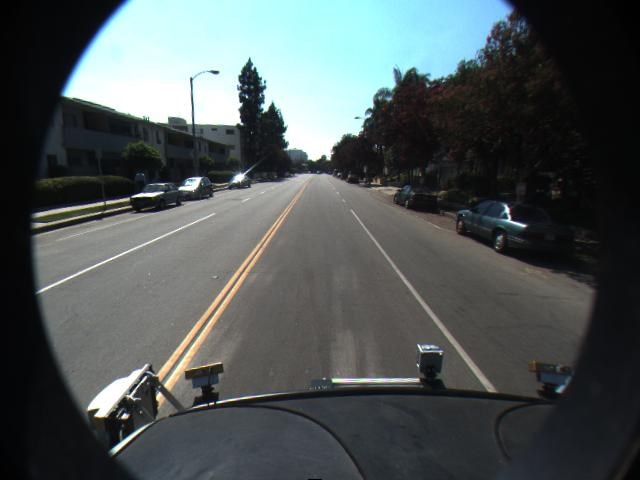
%> input picture ip_cores/BirdsEyeView/test.jpg, 640 x 480 px
$ octave BirdEyeSWModel.m   (GNU Octave 9; MATLAB toolbox functions it lacks are replaced by stand-ins)
%> lines starting %> are read from the running program, lines starting %| are printed output that depends on the picture
### ip_cores/BirdsEyeView/projective_warp.m
function [img_out,Err_r,Err_c] = projective_warp(img_in, h, s_out, offset,build_lut,approx)
s = size(img_in);
h_inv = inv(h)';
h_inv = h_inv/h_inv(9)
%This inverse matrix coefficients can be easily implemented via LUT.
%Upon further insvestigation of LUT, it seems r2 only depends on r and not
%c. This is due to the trapezoidal nature of bird-eye view transform.
%Furthermore, the homogenous scaling (bottom row) only very weakly depends
%on r and can be ignored. Thus, theoretically
%r2 = 0.0272*r + 196.0680; (approx.)
%c2 = 217.9 -0.3167*r 0.31678c (approx.)
%But does not work!!!!
%Further, accuracy could be acheived by quadratic or cubic regression!


img_out = zeros([s_out,3]);


if(build_lut==1)
    %Build LUT
    lut_rc = zeros(s_out(1),s_out(2),2);
    for r=1:s_out(1)-1,
        for c=1:s_out(2)-1,
            i = h_inv*[c+offset(2);r+offset(1);1];
            i = i/i(3);
            r2 = i(2);
            c2 = i(1);
            if((r2>1)&(r2<s(1))&(c2>1)&(c2<s(2)))
% [5 lines of commented-out code are left out]
                lut_rc(r,c,1) = c2;
                lut_rc(r,c,2) = r2;
            end
        end
    end
    save('lut_rc.mat','lut_rc');
else
    load('lut_rc.mat');
end
% load('sf');

%LUT-based Xformation
Err_r = zeros(1,(s_out(1)-1)*(s_out(2)-1));
Err_c = zeros(1,(s_out(1)-1)*(s_out(2)-1));
k = 1;
for r=1:s_out(1)-1,
    for c=1:s_out(2)-1,
        if(approx==0)
            c2 = lut_rc(r,c,1);
            r2 = lut_rc(r,c,2);
        else
            [r2,c2] = lut_approx(r,c);
            Err_r(k) = r2 - lut_rc(r,c,2);
            Err_c(k) = c2 - lut_rc(r,c,1);
            k = k + 1;
        end
%         if((r2>0)&(c2>0))
        if((r2>1)&(r2<s(1))&(c2>1)&(c2<s(2)))
            fr2 = floor(r2);
            fc2 = floor(c2);
            dr = r2 - fr2;
            dc = c2 - fc2;
            img_out(r,c,:) = img_in(fr2,fc2,:)*(1-dr)*(1-dc) + img_in(fr2+1,fc2,:)*(dr)*(1-dc) + img_in(fr2,fc2+1,:)*(1-dr)*(dc) + img_in(fr2+1,fc2+1,:)*(dr)*(dc);
        end
    end
end

img_out = uint8(img_out);

### ip_cores/BirdsEyeView/BirdEyeSWModel.m
clear all
close all
clc

img = imread('test.jpg');
%> img is the input picture: size 480x640x3 uint8; mean R, G, B 78.9, 86.1, 86.6
Xform = [0.000100990123328 0 0;0.000412396945637 0.001302203393162 1.293171994e-06;-0.103019798961327 -0.255811259450009 -0.000222053779501];

% Xform = Xform*tr;

R = imref2d([480 640],1, 1);    %The warped image extends beyond the original size. Specify the output image size and its location relevant to the origin (determined by the Xform)
B = imwarp(img,projective2d(Xform),'OutputView',R);
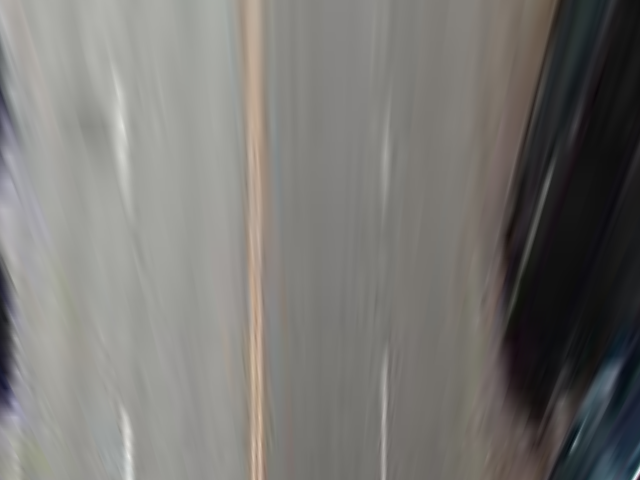
%> B: size 480x640x3 uint8; mean R, G, B 120.5, 118.8, 115.6
% B = imwarp(img,projective2d(Xform));
imwrite(B,'SW_Full_Precision.jpg');
imshow(B)
title('Full Precision');

[A,Err_r,Err_c] = projective_warp(img, Xform,[480 640],[0 0],0,1);
%> after the loop in projective_warp, `for r=1:s_out(1)-1,`: c2 = 506.3; dc = 0.325; dr = 0.0819; fc2 = 506; fr2 = 218; k = 306082; r2 = 218.1
Err = [Err_r,Err_c];

imwrite(A,'HW_Approx_Precision.jpg');
figure
imshow(A)
title('Low Precision (Approx.)');

% [19 lines of commented-out code are left out]
